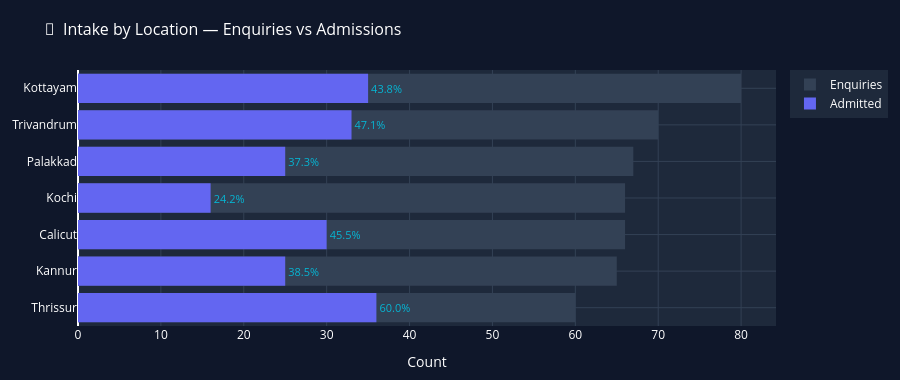

This figure's notebook cell:
### Code cell
# ─────────────────────────────────────────────────────────────────────
# CELL 9 · 📍 Intake by Location (Geo Bar)
# ─────────────────────────────────────────────────────────────────────

loc_adm = admissions[admissions['status']=='Admitted'].groupby('location').size().reset_index(name='admitted')
loc_all = admissions.groupby('location').size().reset_index(name='total')
loc_data = loc_all.merge(loc_adm, on='location', how='left').fillna(0)
loc_data['conversion'] = (loc_data['admitted'] / loc_data['total'] * 100).round(1)
loc_data = loc_data.sort_values('total', ascending=True)

fig_loc = go.Figure()
fig_loc.add_trace(go.Bar(
    name='Enquiries',
    y=loc_data['location'], x=loc_data['total'],
    orientation='h',
    marker=dict(color='#334155', line=dict(width=0)),
))
fig_loc.add_trace(go.Bar(
    name='Admitted',
    y=loc_data['location'], x=loc_data['admitted'],
    orientation='h',
    marker=dict(color='#6366f1', line=dict(width=0)),
    text=[f'{c}%' for c in loc_data['conversion']],
    textposition='outside',
    textfont=dict(color='#06b6d4', size=11)
))

fig_loc.update_layout(
    title=dict(text='📍  Intake by Location — Enquiries vs Admissions',
               font=dict(size=16, color='white')),
    barmode='overlay',
    paper_bgcolor='#0f172a', plot_bgcolor='#1e293b',
    font=dict(color='white'),
    xaxis=dict(title='Count', gridcolor='#334155'),
    yaxis=dict(gridcolor='#334155'),
    height=380, margin=dict(l=20, r=80, t=70, b=40),
    legend=dict(bgcolor='#1e293b', bordercolor='#334155')
)
fig_loc.show()

### Figure 1 — Plotly figure (JSON) as saved in the notebook; plotly's stock layout.template omitted (floating-point values rounded to 4 significant figures)
{"data": [{"marker": {"color": "#334155", "line": {"width": 0}}, "name": "Enquiries", "orientation": "h", "type": "bar", "x": [60, 65, 66, 66, 67, 70, 80], "y": ["Thrissur", "Kannur", "Calicut", "Kochi", "Palakkad", "Trivandrum", "Kottayam"]}, {"marker": {"color": "#6366f1", "line": {"width": 0}}, "name": "Admitted", "orientation": "h", "text": ["60.0%", "38.5%", "45.5%", "24.2%", "37.3%", "47.1%", "43.8%"], "textfont": {"color": "#06b6d4", "size": 11}, "textposition": "outside", "type": "bar", "x": [36, 25, 30, 16, 25, 33, 35], "y": ["Thrissur", "Kannur", "Calicut", "Kochi", "Palakkad", "Trivandrum", "Kottayam"]}], "layout": {"barmode": "overlay", "font": {"color": "white"}, "height": 380, "legend": {"bgcolor": "#1e293b", "bordercolor": "#334155"}, "margin": {"b": 40, "l": 20, "r": 80, "t": 70}, "paper_bgcolor": "#0f172a", "plot_bgcolor": "#1e293b", "title": {"font": {"color": "white", "size": 16}, "text": "📍  Intake by Location — Enquiries vs Admissions"}, "xaxis": {"gridcolor": "#334155", "title": {"text": "Count"}}, "yaxis": {"gridcolor": "#334155"}}}
